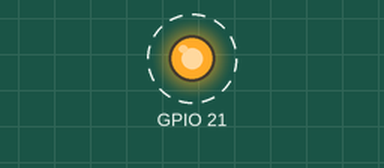
Bench run of a program on a simulated Raspberry Pi (BCM pin numbers). Parts: output pins drawn as LEDs (lit = HIGH). Dashed ring = blinking. At 0.5 s the program stops and its outputs stay as they are.

Above: at 0.05 s.
Timing chart, 0 to 2.0 s (numbered marks = the images above):
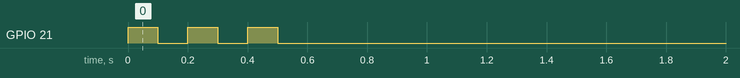

The program:

buzzer.py
```python
import RPi.GPIO as gpio
import time

gpio.setmode(gpio.BCM)

gpio.setup(21,gpio.OUT)

gpio.output(21,1)

time.sleep(0.1)

gpio.output(21,0)

time.sleep(0.1)

gpio.output(21,1)

time.sleep(0.1)

gpio.output(21,0)

time.sleep(0.1)

gpio.output(21,1)

time.sleep(0.1)

gpio.output(21,0)

gpio.cleanup()
```

Measured:
- by itself, GPIO 21: alternates HIGH for 0.10 s and LOW for 0.10 s, 6 changes in all, then stays LOW
